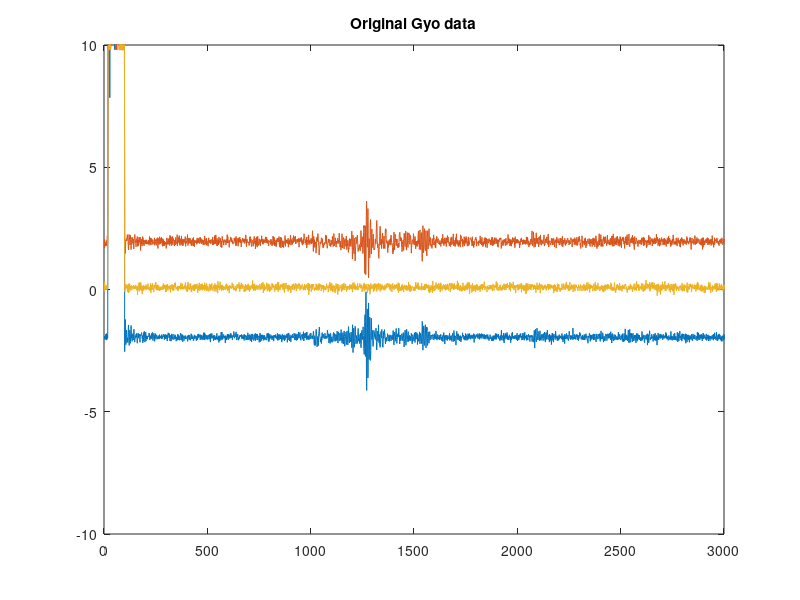

The MATLAB script that drew this image:
%The IMU data obtained before filter
originalFp=fopen('./originalIMU.txt');
%[Gyo,count]=fscanf(fd,'Gyro: %f , %f , %f')
Gyo=fscanf(originalFp,'%f,%f,%f',[3 Inf]);
Gyo=Gyo';
fclose(originalFp);


%plot
plot(Gyo)
%xlable('No. of samples'),ylable('Output')
title('Original Gyo data')
axis([0,3000,-10,10]);

%Calculate the bias error
bias=mean(Gyo)
